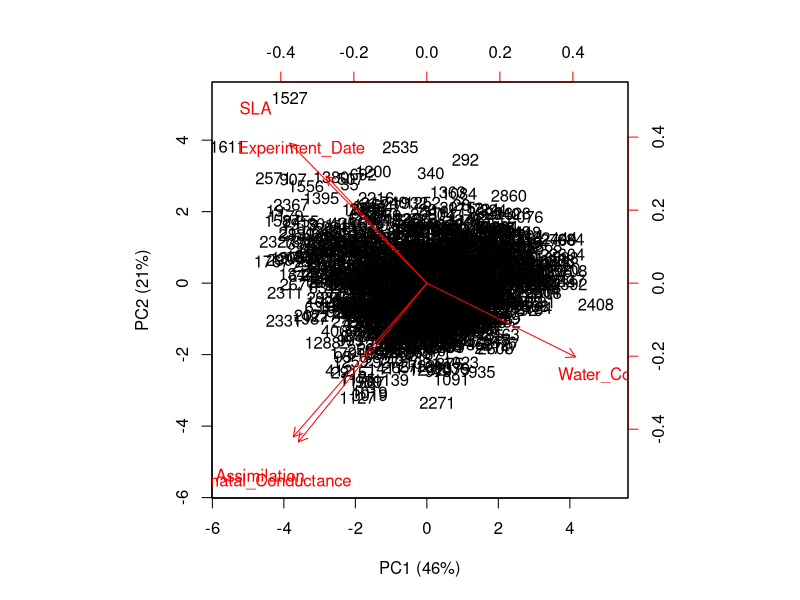
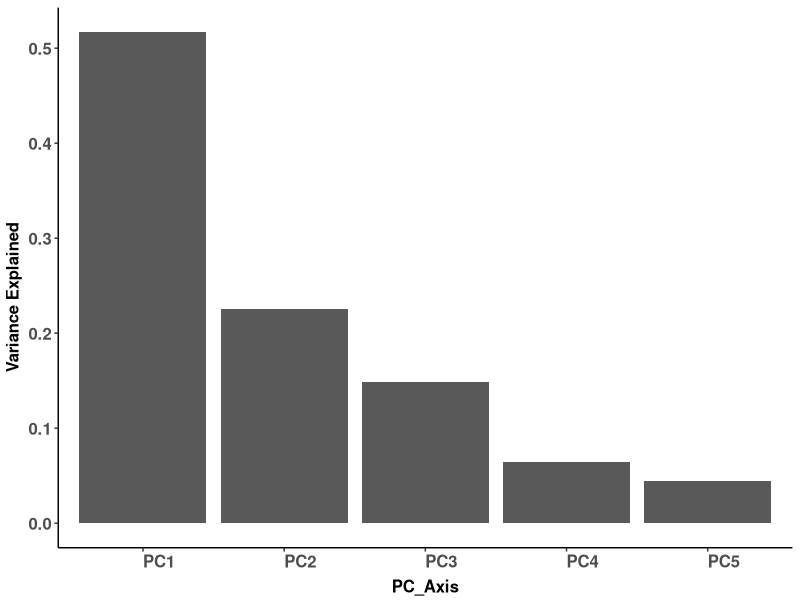

Here is the R script that generated these plots, in order: (Note: this script raises an error after producing the figures.)
#################
# Put site/year means into PCA coordinate system
#################
library(tidyverse)
library(ggfortify)
library(tidyverse)

y3 <- read.csv("Data/y3.csv", header=T) #Imports main dataset
trait.means.w <- read.csv("Data/trait.means.w.csv", header=T)
trait.means.d <- read.csv("Data/trait.means.d.csv", header=T)
trait.means.w <- trait.means.w %>% mutate(Site.Lat = paste(round(Latitude,1), Site, sep="_"))
trait.means.d <- trait.means.d %>% mutate(Site.Lat = paste(round(Latitude,1), Site, sep="_"))

#Assess correlation among response variables
pc1 <- prcomp(na.omit(y3[,c("Experiment_Date","Water_Content","SLA","Stomatal_Conductance","Assimilation")]), scale=T)
pc1_summary<-summary(pc1)
pc1_summary
biplot(pc1, scale=0, col=c("black", "red"), xlab = "PC1 (46%)", ylab="PC2 (21%)")
pc1_scree<-pc1_summary$importance[2,]
plot_scree<-data.frame()
plot_scree[1,1]<-"PC1"
plot_scree[2,1]<-"PC2"
plot_scree[3,1]<-"PC3"
plot_scree[4,1]<-"PC4"
plot_scree[5,1]<-"PC5"
plot_scree[1,2]<-pc1_scree[1]
plot_scree[2,2]<-pc1_scree[2]
plot_scree[3,2]<-pc1_scree[3]
plot_scree[4,2]<-pc1_scree[4]
plot_scree[5,2]<-pc1_scree[5]
colnames(plot_scree)<-c("PC_Axis", "Variance_Explained")
#Make Scree Plot
scree_bar<-ggplot(plot_scree, aes(x=PC_Axis, y=Variance_Explained))+ geom_bar(stat = "identity")+
  scale_y_continuous(name="Variance Explained")+ scale_x_discrete(name="PC_Axis")+theme_classic() 
scree_bar + theme(axis.text.x = element_text(size=12, face="bold", angle=0,hjust=0),
      axis.text.y = element_text(size=12,face="bold"),
      axis.title.x = element_text(color="black", size=12, vjust = 0, face="bold"),
      axis.title.y = element_text(color="black", size=12, face="bold",vjust = 1.5,hjust=0.45))



#convert wet means into pc axes
tmeans.w.redu <- trait.means.w %>% select("Experiment_Date","Water_Content","SLA","Stomatal_Conductance","Assimilation")
pc.mean.values.w <- scale(tmeans.w.redu , pc1$center, pc1$scale) %*% pc1$rotation 
pc.means.w<-trait.means.w %>% select("ID_Year","Site.Lat","Site","Year","Drought")
pc.means.w<-cbind(pc.means.w,pc.mean.values.w)
write.csv(pc.means.w,'Data/pc.means.w.csv') #Export file

#convert drought means into pc axes
tmeans.d.redu <- trait.means.d %>% select("Experiment_Date","Water_Content","SLA","Stomatal_Conductance","Assimilation")
pc.mean.values.d <- scale(tmeans.d.redu , pc1$center, pc1$scale) %*% pc1$rotation 
pc.means.d<-trait.means.d %>% select("ID_Year","Site.Lat","Site","Year","Drought")
pc.means.d<-cbind(pc.means.d,pc.mean.values.d)
write.csv(pc.means.d,'Data/pc.means.d.csv') #Export file
